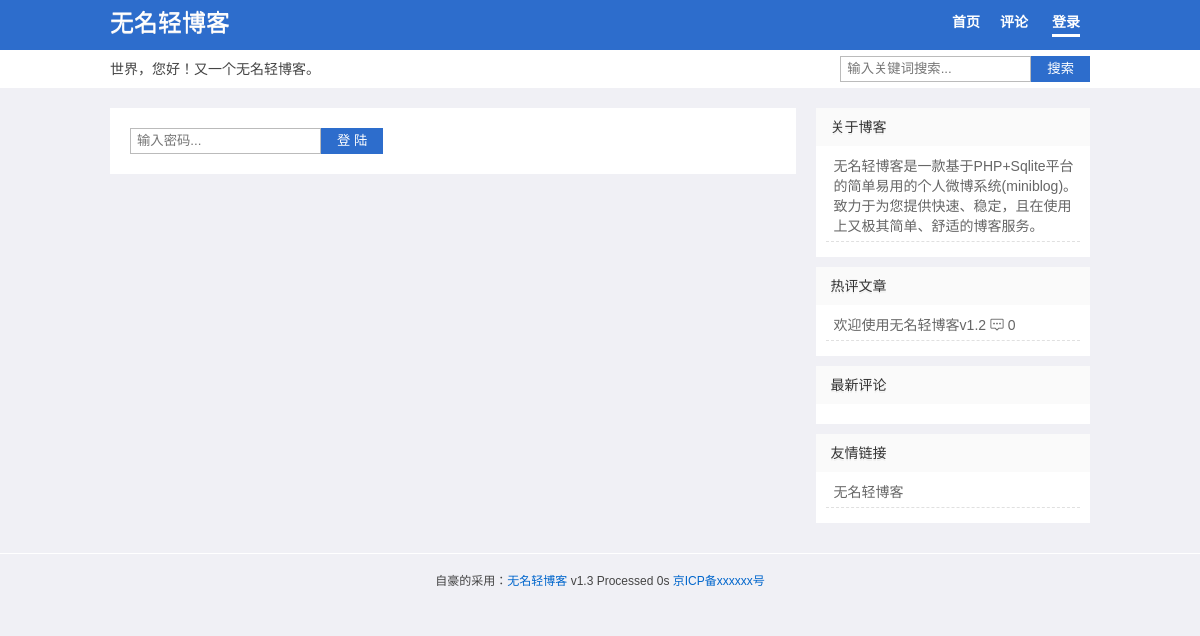
Page /index.php?act=login on the committed database.
### tables this page shows
CREATE TABLE "Set" (id INT (1), webuser VARCHAR (10), webtitle VARCHAR (20), webdesc VARCHAR (255), plsh INT (1), rewrite INT (1), safecode INT (1), icp VARCHAR (20), webmenu TEXT);

CREATE TABLE Wid (id INTEGER PRIMARY KEY AUTOINCREMENT, title VARCHAR (20), html TEXT, ord INT DEFAULT (1));

CREATE TABLE Log (id INTEGER PRIMARY KEY AUTOINCREMENT, title VARCHAR (100), sum VARCHAR (200), content TEXT, pic VARCHAR (200), pics VARCHAR (500), fm VARCHAR (20), atime DATETIME DEFAULT (datetime('now', 'localtime')), ist INT (1) DEFAULT (0), num INTEGER DEFAULT (0), pass VARCHAR (32), hide INT (1) DEFAULT (0), lock INT (1) DEFAULT (0));

### index.php (called while the page is built, shortened)
<?php
$t1 = microtime(true);
require 'app/class/config.php';
$db = new DbHelpClass();
$act = isset($_GET['act']) ? $_GET['act'] : '';
$s = isset($_GET['s']) ? htmlspecialchars($_GET['s']) : '';
$file = self();
$wid = $db->getdata("select * from `Wid` order by ord");
switch ($act) {
    case 'login':
        $tpl = 'login.php';
        break;
}
include 'assets/'.$template .'/'. $tpl;

### app/class/config.php (called while the page is built, shortened)
<?php
$template = 'qblog';
$admin = isset($_SESSION[KEY.'admin'])?$_SESSION[KEY.'admin']:0;
$set = getset();
$webtitle= $set['webtitle'];
$webdesc= $set['webdesc'];
$rewrite = $set['rewrite'];
$icp = $set['icp'];
$webmenu = vmenu($set['webmenu']);
require_once ROOT_PATH.'assets/'.$template.'/theme.php';
function getset(){
  $db =new DbHelpClass();
  if(empty($_SESSION[KEY.'set'])){
     $rs = $db->getdata("select * from `Set` where id=1");
     $set = $rs[0];
  }else{
     $set = $_SESSION[KEY.'set'];
  }
  return $set;
}
function vurl($id){
   global $rewrite;
   $url =  $rewrite?'post-'.$id.'.html':self().'?act=pl&id='.$id;
   return $url;
}
function vmenu($menu){
	global $rewrite;
	return $rewrite?str_replace(array('@index','@comment'),array('index.html','comment.html'),$menu):str_replace(array('@index','@comment'),array(self(),self().'?act=plist'),$menu);
}
function self(){
    $self = $_SERVER['PHP_SELF'];
    $php_self=substr($self,strrpos($self,'/')+1);
    return $php_self;
}
class DbHelpClass
    {
        private $conn;
        function __construct()
        {
            $path=ROOT_PATH."app/db/log.db";
			try{
			   $this->conn = new PDO('sqlite:'.$path);
			 }
			catch(Exception $errinfo){
				die ("PDO Connection faild.(可能空间不支持pdo_sqlite，详细错误信息：)".$errinfo);
			}
        }
        function getdata($sql,$params=array())
        {
            $bind=$this->conn->prepare($sql);
            $arrKeys=array_keys($params);
            $bind->execute();
            $result=$bind->fetchAll(PDO::FETCH_ASSOC);
            return $result;
        }
    }

### assets/qblog/right.php (the view)
<?php if(!defined('wmblog'))exit; ?><div id="sidebar">
     <div class="sidebar">
	  <?php foreach($wid as $v){?>
      <div class="widget">
        <h3><?php echo $v['title'];?></h3>
		<?php if($v['html']	==='topic'){?>
           <ul class="topic"><?php echo topic(10);?> </ul>
	    <?php }elseif ($v['html']	==='comment'){?>
           <ul class="comment"><?php echo comment(10);?></ul>
		<?php }else{?>
		  <ul><?php echo $v['html'];?></ul>
		<?php } ?>
      </div>
	 <?php } ?>
	 </div>
</div>

### assets/qblog/head.php (shortened to what this page needs)
<?php if(!defined('wmblog'))exit;?><!DOCTYPE HTML>
<html>
<head>
<link href="assets/<?php echo $template;?>/style.css" rel="stylesheet" type="text/css" />
</head>
<body>
<div id="wrap">
<div id="header">
  <div class="box-m">
    <div class="logo">
      <h2 id="title"><a href="./"><?php echo $webtitle;?></a></h2>
    </div>
    <div id="navigation">
      <ul id="nav">
		<?php
		echo $webmenu;
		if ($admin ==1) {?>
        <li><a href="<?php echo $file;?>?act=add" title="发布微博">发布</a></li>
		<li><a href="<?php echo $file;?>?act=set" title="设置微博">设置</a></li>
		<li><a href="<?php echo $file;?>?act=wid" title="设置边栏">边栏</a></li>
		<li><a href="<?php echo $file;?>?act=logout" title="退出">退出</a></li>
       <?php }else{ ?>
        <li><a href="<?php echo $file;?>?act=login" title="登陆到微博">登录</a></li>
	   <?php } ?>
      </ul>
    </div>
      </div>
	  <div class="other box-m">
	   <div class="desc"><?php echo $webdesc;?></div>
	   <form method="get" class="search-form" action="<?php echo $file;?>"> <input class="search-text" name="s" autocomplete="off" placeholder="输入关键词搜索..." required="required" type="text" value="<?php echo $s;?>"> <button class="search-submit" alt="搜索" type="submit">搜索</button></form>
	   </div>
</div>

### assets/qblog/theme.php (shortened to what this page needs)
<?php
function topic($n){
	global $db;
	$str = '';
    $rs =  $db->getdata("select id,title,sum,num from `Log` where hide=0 order by num desc limit 0,$n");
	foreach($rs as $v){
		if(empty($v['title'])){
		  $title = mb_substr(strip_tags($v['sum']),0,14,'utf-8');
		  if(empty($title)) {$title = '#分享';}
		}else{
		   $title = $v['title'];
		}
	  $str .= '<li><a href="'. vurl($v['id']) .'">'.$title.'</a> <i class="iconfont">&#xe654;</i> '.$v['num'].'</li>';
	}
   return $str;
}
?>

### assets/qblog/foot.php (shortened to what this page needs)
<?php if(!defined('wmblog'))exit; ?><div id="footer">自豪的采用：<a href="http://www.4jax.net">无名轻博客</a> <?php echo VER;?>  Processed <?php $t2 = microtime(true); echo round($t2-$t1,3); ?>s <a href="http://www.miitbeian.gov.cn/" rel="nofollow" target="_blank"><?php echo $icp;?></a></div>

### assets/qblog/style.css (style rules this page uses)
body,h1,h2,h3,p,blockquote,dl,dt,dd,ul,ol,li,button,input,textarea { margin: 0; padding: 0 }
body { font: 14px/24px Microsoft YaHei,Tahoma,Arial; background: #f0f0f5; display: block; cursor: default; color: #444; -webkit-font-smoothing: antialiased }
.iconfont { font-family: "iconfont";font-size: 14px;font-style: normal; }
h1,h2,h3 { font-weight: 500;text-shadow: 0 1px 0 #EEE }
a { color: #444;text-decoration: none }
ol,ul,li { list-style: none }
input,textarea,button { outline: 0 }
input[type^="email"],input[type^="text"],input[type^="password"],textarea { border: 1px solid #bbb; }
input { vertical-align: middle }
*,::after,::before { box-sizing: border-box; }
.box-m { width: 980px;margin:0 auto;position:relative; }
#header { background:#2d6dcc;width: 100%;margin-bottom: 20px;position: relative;z-index: 100;border-bottom: 38px solid #FFF;height: 88px; }
#sidebar { width: 28%;float: right;overflow: hidden }
#footer { text-align: center;font-size: 12px;padding: 15px 0;border-top: 1px solid #FFF; }
#header .logo { float: left;margin-top:10px;line-height: 26px;font-size: 14px;position: absolute }
#header .logo a { color: #fff;font-size:24px }
#navigation { position:absolute;right:0;top:10px; }
#nav { display:block; }
#nav li { list-style: none;padding: 0;margin: 0;display: inline }
#nav li { padding: 6px 10px; }
#nav li a { display: inline-block;color: #fff;text-decoration: none;font-size: 14px;font-weight: bold; }
#nav li a:hover, #navigation ul li .on { border-bottom:3px solid #fff; }
.desc,.search-form { display: block;position: absolute;top: 50px;height: 38px;line-height: 38px; }
.desc { left:0; }
.search-form { right:0;padding:6px 0; }
.search-text { float: left;border-right: 0;padding: 0 6px;height: 26px;line-height: 26px;border-radius: 0; }
.search-submit { cursor: pointer;float: left;line-height: 26px;height: 26px;background: #2d6dcc;color: #FFF;padding: 0 16px;text-align: center;border-radius: 0;border: 0; }
.sidebar { box-shadow: 0 1px 2px #CCC;overflow: hidden; }
.widget { background-color: #FFF;margin-bottom: 10px;color: #666;overflow: hidden }
.widget a { color: #666 }
.widget h3 { padding: 0 15px;font-size: 14px;line-height: 38px;color: #333;font-size: 14px;text-shadow: 0 2px 0 #EEE;background: #fafafa; }
.widget ul { padding : 10px }
.widget li { line-height: 20px;padding: 0 0 5px 8px;margin-bottom: 5px;border-bottom: 1px dashed #e0e0e0 }
.comment { overflow: hidden; }
#footer a { color: #06C }

### rows in the picture
set: webtitle "无名轻博客", webmenu "首页 评论", webdesc "世界，您好！又一个无名轻博客。", icp "京ICP备xxxxxx号"
wid: title "关于博客", html "无名轻博客是一款基于PHP+Sqlite平台的简单易用的个人微博系统(miniblog)。致力于为您提供快速、稳定，且在使用上又极其简单、舒适的博客服务。"
wid: title "热评文章"
log: title "欢迎使用无名轻博客v1.2", num "0"
wid: title "最新评论"
wid: title "友情链接", html "无名轻博客"

### other values in the picture
VER "v1.3"
